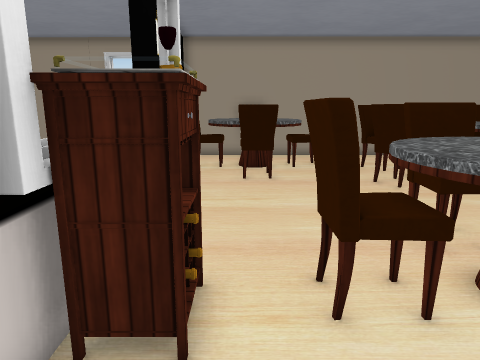
[1] (above)

16 first-person views from a walk through a 3-D level made in the Unity game engine. The camera is 1.4 m above the floor, tilts 12° down and sees 70° across. Doors are open. The floor is counted in squares, 0.5 m on a side. Each view is taken from the middle of a square. On the plan, view 1 faces up. The plan holds only what a view shows up to about 20 squares ahead; the rest is blank. The place goes on beyond the plan. Some animated figures are not drawn. Some surface patterns are stand-ins.

[2]
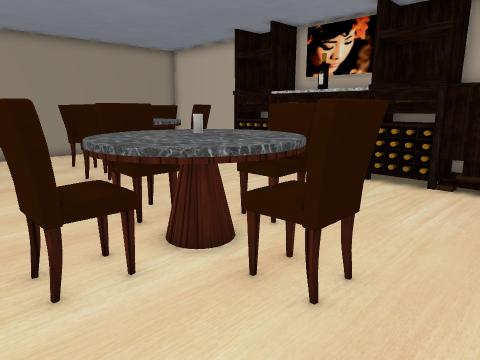

[3]
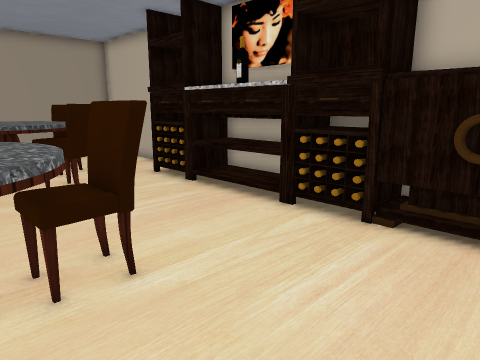

[4]
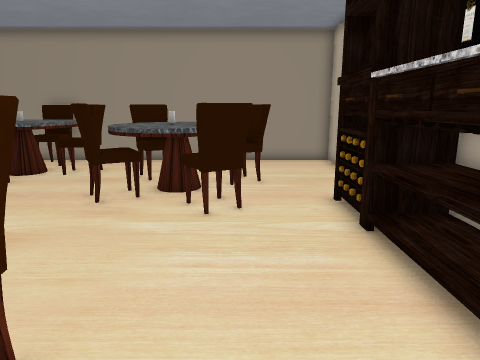

[5]
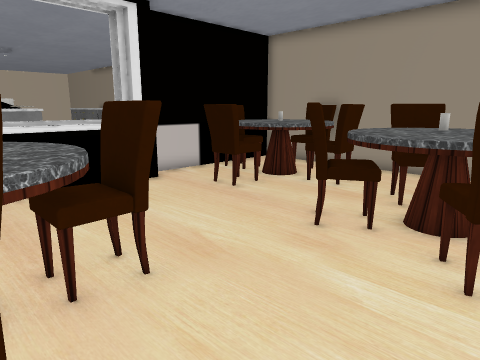

[6]
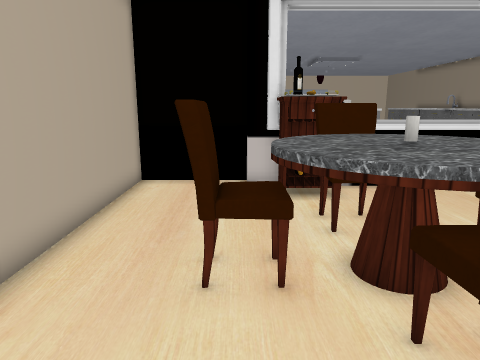

[7]
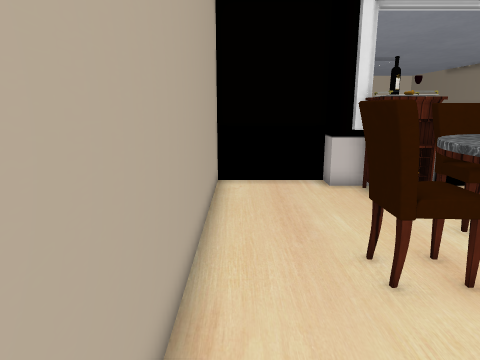

[8]
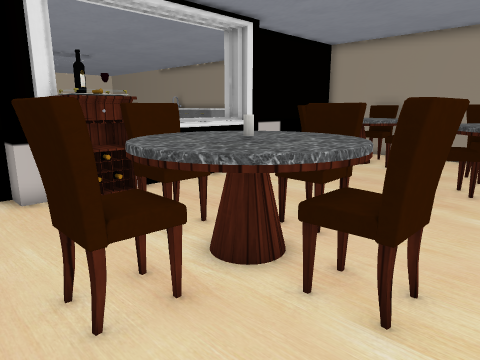

[9]
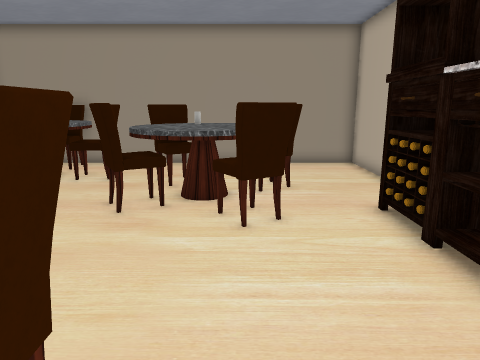

[10]
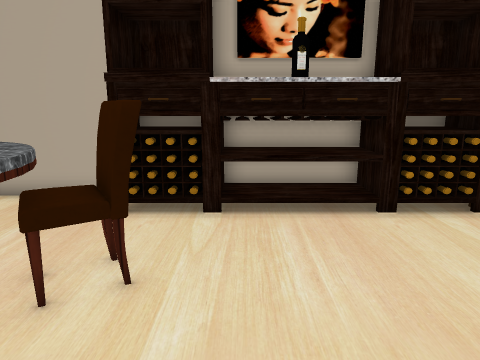

[11]
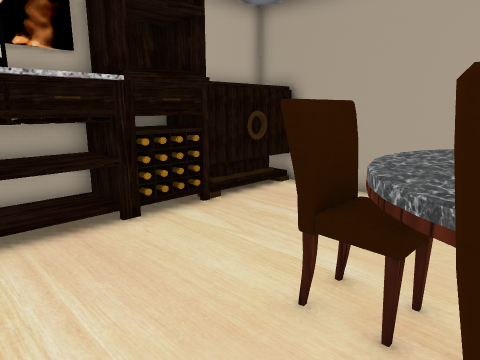

[12]
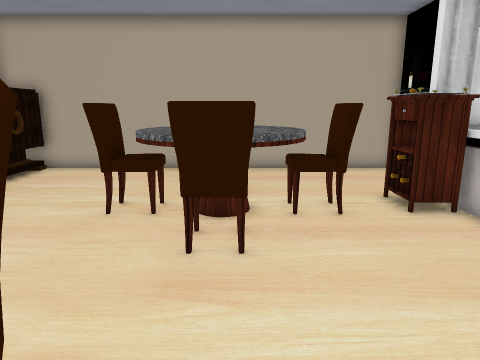

[13]
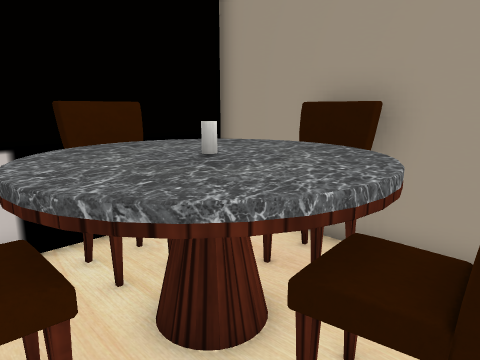

[14]
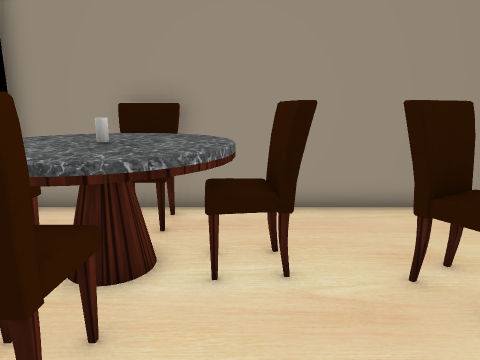

[15]
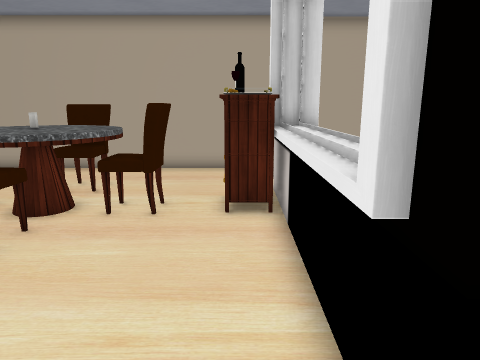

[16]
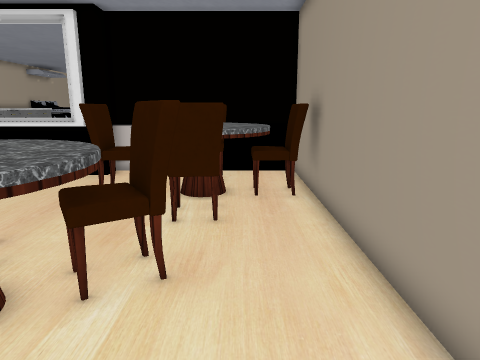

### Floor plan
Key: @ floor where view 1 was taken; # wall or solid block; . floor; ^ raised ledge; C chair; Y cylinder; O other object.
Columns run from 5 left of view 1 to 15 right of it. Each row starts with its distance up from view 1.
 21   #######
 20   ###CC##############
 19   #..CC.............#
 18   #.^^^^.C..........#
 17   #C^^Y^CC.CC.......#
 16   #C^^^^CC.CC^^CC...#
 15   #.^^^^...^^^^CC...#
 14   #..CC....^^Y^^....#
 13   #..CC...CC^^^^....#
 12   ##......CC^^CC..#O#
 11   ^#..........CC..OO#
 10   ^^..............###
  9   ^^..............OO#
  8   ^^.....CC.......OO#
  7   ^^.....CC.......OO#
  6   ^^....^^^^......OO#
  5   ^###CC^^^^CC....#O#
  4   ^## CC^^^^CC....OO#
  3   ###...^^^^......###
  2   #......CC.......OOO
  1   #......CC.......O
  0   #..@............O
 -1   #...............O
 -2 ####################

Where each view was taken, in squares from view 1:
view 1: 0 up, 0 right, facing up
view 2: 1 down, 0 right, facing up-right
view 3: 1 down, 5 right, facing up-right
view 4: 2 up, 10 right, facing up
view 5: 5 up, 10 right, facing up-left
view 6: 2 up, 10 right, facing left
view 7: 1 down, 10 right, facing left
view 8: 0 up, 9 right, facing up-left
view 9: 3 up, 9 right, facing up
view 10: 9 up, 4 right, facing right
view 11: 9 up, 5 right, facing down-right
view 12: 14 up, 4 right, facing down
view 13: 14 up, 4 right, facing up-left
view 14: 11 up, 3 right, facing up
view 15: 14 up, 1 left, facing down
view 16: 18 up, 12 right, facing left
